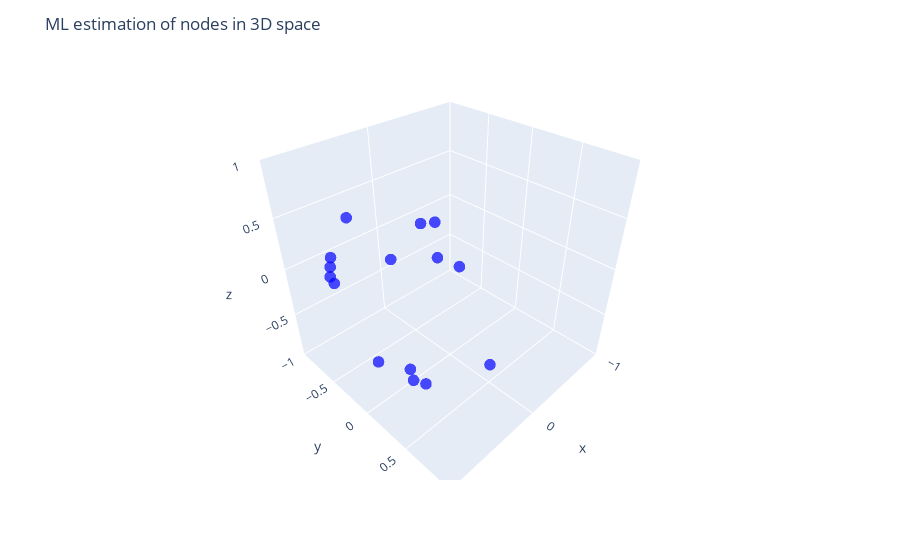

Notebook code cell kept with this figure:
### Code cell
df = pd.DataFrame(Z_ML, columns=['x', 'y', 'z'])
df['node'] = df.index 
df['inclination_angle'] = inclination_angles
df['azimutal_angle'] = azimutal_angles

# Graficar
fig = px.scatter_3d(
    df,
    x='x',
    y='y',
    z='z',
    color_discrete_sequence=["blue"],  # mismo color para todos
    opacity=0.7,
    hover_data={
        'node': True,
        'inclination_angle': ':.2f',    # mostrar ángulos con dos decimales
        'azimutal_angle': ':.2f',
        'x': ':.2f',
        'y': ':.2f',
        'z': ':.2f'
    }
)

fig.update_traces(marker=dict(size=4))
fig.update_layout(
    scene=dict(
        xaxis=dict(range=[-1, 1]),
        yaxis=dict(range=[-1, 1]),
        zaxis=dict(range=[-1, 1]),
        aspectmode='cube'
    ),
    title="ML estimation of nodes in 3D space",
)

fig.show()

### Figure 1 — Plotly figure (JSON) as saved in the notebook; plotly's stock layout.template omitted (floating-point values rounded to 4 significant figures)
{"data": [{"customdata": [[0, 1.221, 4.58], [1, 0.8525, 4.846], [2, 2.604, 0.4652], [3, 1.121, 2.252], [4, 0.8826, 0.728], [5, 1.705, 5.423], [6, 0.4427, 3.916], [7, 2.52, 2.079], [8, 0.2342, 0.3993], [9, 3.1, 1.954], [10, 2.426, 2.043], [11, 0.6243, 4.584], [12, 0.01735, 4.006], [13, 2.562, 5.575], [14, 2.221, 2.967]], "hovertemplate": "x=%{x:.2f}<br>y=%{y:.2f}<br>z=%{z:.2f}<br>node=%{customdata[0]}<br>inclination_angle=%{customdata[1]:.2f}<br>azimutal_angle=%{customdata[2]:.2f}<extra></extra>", "legendgroup": "", "marker": {"color": "blue", "opacity": 0.7, "size": 4, "symbol": "circle"}, "mode": "markers", "name": "", "scene": "scene", "showlegend": false, "type": "scatter3d", "x": [0.7814, 0.5317, 0.8214, 0.524, 0.8086, 0.5992, 0.4857, 0.8368, 0.6617, 0.5494, 0.9368, 0.7709, 0.4636, 0.8621, 0.9292], "y": [0.2146, 0.2373, -0.5672, 0.6096, 0.4139, 0.4808, 0.3401, -0.513, -0.463, 0.2677, 0.1621, -0.6017, 0.8697, 0.4505, -0.3241], "z": [0.5859, -0.813, 0.05949, 0.5948, -0.4181, 0.6401, 0.8053, 0.1913, 0.5898, 0.7915, -0.3101, 0.209, -0.169, -0.2321, 0.1774]}], "layout": {"legend": {"tracegroupgap": 0}, "margin": {"t": 60}, "scene": {"aspectmode": "cube", "domain": {"x": [0, 1], "y": [0, 1]}, "xaxis": {"range": [-1, 1], "title": {"text": "x"}}, "yaxis": {"range": [-1, 1], "title": {"text": "y"}}, "zaxis": {"range": [-1, 1], "title": {"text": "z"}}}, "title": {"text": "ML estimation of nodes in 3D space"}}}
